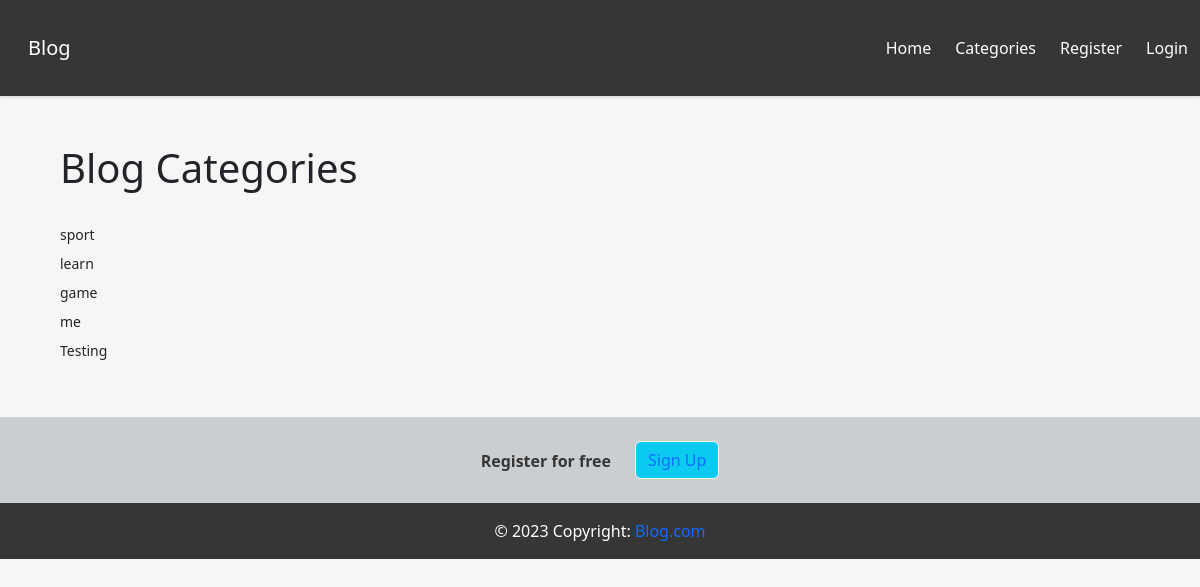
The page /category-list/ on the database its author committed.
### bloghome/models.py (models this page shows, shortened)
class Category(models.Model):
    name = models.CharField(max_length=255)
    def __str__(self):
        return self.name

### bloghome/views.py (the view)
# urls.py: path('category-list/', CategoryListView, name='category-list'),
def CategoryListView(request):
    cat_menu_list = Category.objects.all()
    return render(request, 'category_list.html',{'cat_menu_list':cat_menu_list})

### bloghome/templates/category_list.html (shortened to what this page needs)
{% extends "base.html" %}
{% block content %}
<h1> Blog Categories </h1>
<br/>
    {% for item in cat_menu_list %}
        <h4><a class="dropdown-item" href="{% url 'category' item|slugify %}">{{item}}</a></h4>
    {% endfor %}
{% endblock %}

### bloghome/templates/base.html (style rules this page uses)
html,body { height:100%; background-color:#f6f6f6; }
a { text-decoration: none; }

### rows shown on the page
Category: name "sport"
Category: name "learn"
Category: name "game"
Category: name "me"
Category: name "Testing"
